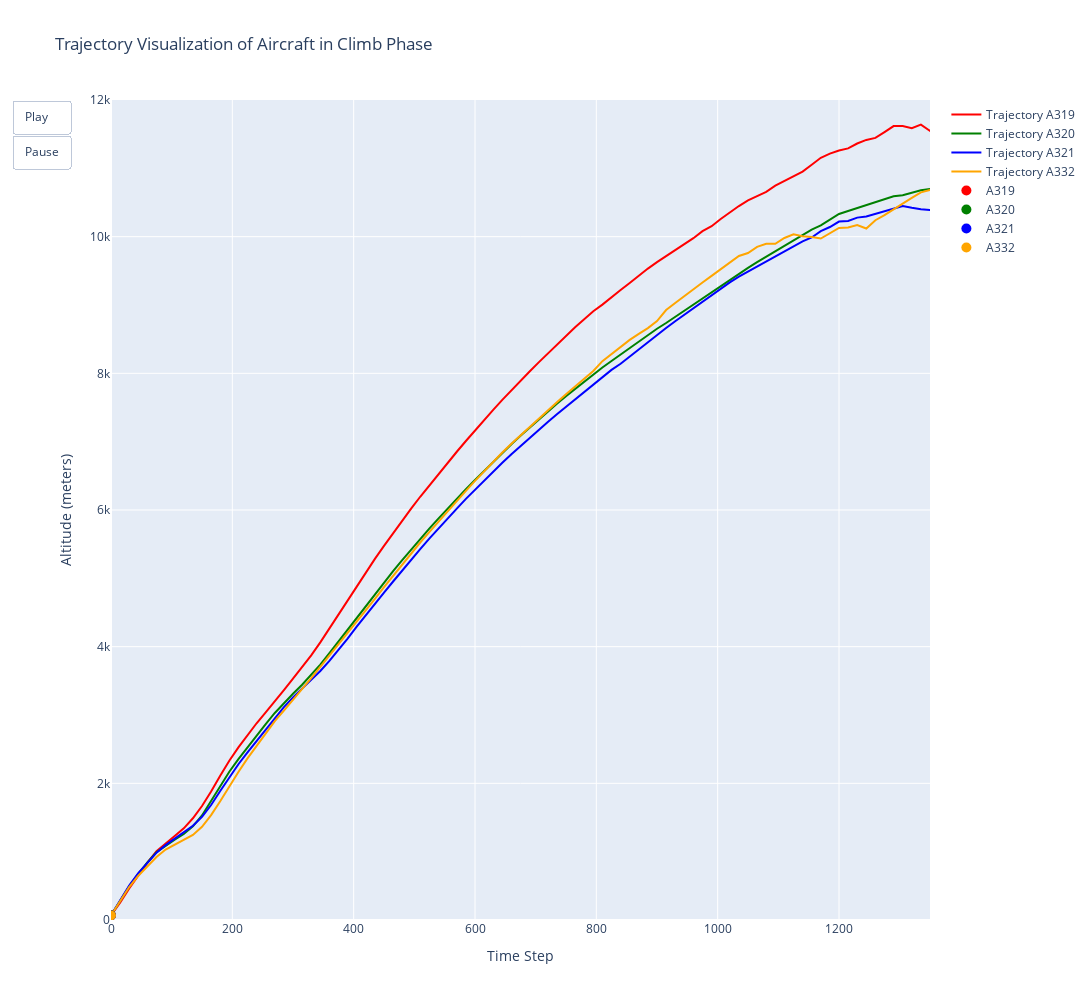

The notebook cell saved with this chart:
### Code cell
import numpy as np
import plotly.graph_objects as go
import pandas as pd

# Create frames for the animation using different trajectories
frames = [
    go.Frame(data=[
        go.Scatter(x=a319_df['timestep'], y=a319_df['baroaltitude'], mode='lines', line=dict(color='red'), name='Trajectory A319'),  # Red line for trajectory 1
        go.Scatter(x=a320_df['timestep'], y=a320_df['baroaltitude'], mode='lines', line=dict(color='green'), name='Trajectory A320'),  # Green line for trajectory 2
        go.Scatter(x=a321_df['timestep'], y=a321_df['baroaltitude'], mode='lines', line=dict(color='blue'), name='Trajectory A321'),  # Blue line for trajectory 3
        go.Scatter(x=a332_df['timestep'], y=a332_df['baroaltitude'], mode='lines', line=dict(color='orange'), name='Trajectory A332'),  # Yellow line for trajectory 4
        go.Scatter(x=[a319_df['timestep'][i]], y=[a319_df['baroaltitude'][i]], mode='markers', marker=dict(color='red', size=10), name='A319'),  # Yellow circle for trajectory 1
        go.Scatter(x=[a320_df['timestep'][i]], y=[a320_df['baroaltitude'][i]], mode='markers', marker=dict(color='green', size=10), name='A320'),  # Orange circle for trajectory 2
        go.Scatter(x=[a321_df['timestep'][i]], y=[a321_df['baroaltitude'][i]], mode='markers', marker=dict(color='blue', size=10), name='A321'),  # Purple circle for trajectory 3
        go.Scatter(x=[a332_df['timestep'][i]], y=[a332_df['baroaltitude'][i]], mode='markers', marker=dict(color='orange', size=10), name='A332')  # Purple circle for trajectory 3
    ]) for i in range(len(a319_df['timestep']))
]

# Create the figure
fig = go.Figure(
    data=[
        go.Scatter(x=a319_df['timestep'], y=a319_df['baroaltitude'], mode='lines', line=dict(color='red'), name='Trajectory A319'),  # Initial red line
        go.Scatter(x=a320_df['timestep'], y=a320_df['baroaltitude'], mode='lines', line=dict(color='green'), name='Trajectory A320'),  # Initial green line
        go.Scatter(x=a321_df['timestep'], y=a321_df['baroaltitude'], mode='lines', line=dict(color='blue'), name='Trajectory A321'),  # Initial blue line
        go.Scatter(x=a332_df['timestep'], y=a332_df['baroaltitude'], mode='lines', line=dict(color='orange'), name='Trajectory A332'),  # Initial blue line
        go.Scatter(x=[a319_df['timestep'][0]], y=[a319_df['baroaltitude'][0]], mode='markers', marker=dict(color='red', size=10), name='A319'),  # Initial yellow circle
        go.Scatter(x=[a320_df['timestep'][0]], y=[a320_df['baroaltitude'][0]], mode='markers', marker=dict(color='green', size=10), name='A320'),  # Initial orange circle
        go.Scatter(x=[a321_df['timestep'][0]], y=[a321_df['baroaltitude'][0]], mode='markers', marker=dict(color='blue', size=10), name='A321'),  # Initial purple circle
        go.Scatter(x=[a332_df['timestep'][0]], y=[a332_df['baroaltitude'][0]], mode='markers', marker=dict(color='orange', size=10), name='A332')  # Initial purple circle
    ],
    layout=go.Layout(
        title='Trajectory Visualization of Aircraft in Climb Phase',
        width=1400,  # Adjust the width of the canvas
        height=1000,  # Adjust the height of the canvas to stretch vertically
        xaxis=dict(title='Time Step', range=[0, 1350], autorange=False),
        yaxis=dict(title='Altitude (meters)', range=[0, 12000], autorange=False),
        updatemenus=[dict(type='buttons', showactive=False,
                          buttons=[
                              dict(label='Play',
                                   method='animate',
                                   args=[None, dict(frame=dict(duration=200, redraw=True), fromcurrent=True)]),
                              dict(label='Pause',
                                   method='animate',
                                   args=[[None], dict(frame=dict(duration=0, redraw=False), mode='immediate')])
                          ])]
    ),
    frames=frames
)

# Show the plot
fig.show()

### Figure 1 — Plotly figure (JSON) as saved in the notebook; plotly's stock layout.template omitted (floating-point values rounded to 4 significant figures)
{"data": [{"line": {"color": "red"}, "mode": "lines", "name": "Trajectory A319", "type": "scatter", "x": [0, 15, 30, 45, 60, 75, 90, 105, 120, 135, 150, 165, 180, 195, 210, 225, 240, 255, 270, 285, 300, 315, 330, 345, 360, 375, 390, 405, 420, 435, 450, 465, 480, 495, 510, 525, 540, 555, 570, 585, 600, 615, 630, 645, 660, 675, 690, 705, 720, 735, 750, 765, 780, 795, 810, 825, 840, 855, 870, 885, 900, 915, 930, 945, 960, 975, 990, 1005, 1020, 1035, 1050, 1065, 1080, 1095, 1110, 1125, 1140, 1155, 1170, 1185, 1200, 1215, 1230, 1245, 1260, 1275, 1290, 1305, 1320, 1335, 1350, 1365, 1380, 1395, 1410, 1425, 1440, 1455, 1470, 1485, 1500, 1515], "y": [68.83, 254.6, 460.9, 654.1, 840.3, 1005.0, 1122.0, 1229.0, 1341.0, 1489.0, 1668.0, 1879.0, 2112.0, 2330.0, 2525.0, 2705.0, 2879.0, 3039.0, 3197.0, 3365.0, 3531.0, 3696.0, 3873.0, 4063.0, 4268.0, 4476.0, 4682.0, 4885.0, 5086.0, 5284.0, 5475.0, 5663.0, 5846.0, 6024.0, 6197.0, 6364.0, 6528.0, 6692.0, 6852.0, 7009.0, 7166.0, 7318.0, 7466.0, 7612.0, 7753.0, 7892.0, 8027.0, 8160.0, 8292.0, 8420.0, 8548.0, 8675.0, 8792.0, 8909.0, 9005.0, 9118.0, 9218.0, 9323.0, 9432.0, 9533.0, 9627.0, 9715.0, 9799.0, 9896.0, 9978.0, 10080.0, 10150.0, 10260.0, 10360.0, 10450.0, 10530.0, 10600.0, 10660.0, 10750.0, 10810.0, 10880.0, 10950.0, 11050.0, 11150.0, 11210.0, 11260.0, 11290.0, 11360.0, 11420.0, 11450.0, 11530.0, 11620.0, 11620.0, 11590.0, 11640.0, 11550.0, 11620.0, 11690.0, 11750.0, 11580.0, 11610.0, 11660.0, 11720.0, 11770.0, 11800.0, 11830.0, 11870.0]}, {"line": {"color": "green"}, "mode": "lines", "name": "Trajectory A320", "type": "scatter", "x": [0, 15, 30, 45, 60, 75, 90, 105, 120, 135, 150, 165, 180, 195, 210, 225, 240, 255, 270, 285, 300, 315, 330, 345, 360, 375, 390, 405, 420, 435, 450, 465, 480, 495, 510, 525, 540, 555, 570, 585, 600, 615, 630, 645, 660, 675, 690, 705, 720, 735, 750, 765, 780, 795, 810, 825, 840, 855, 870, 885, 900, 915, 930, 945, 960, 975, 990, 1005, 1020, 1035, 1050, 1065, 1080, 1095, 1110, 1125, 1140, 1155, 1170, 1185, 1200, 1215, 1230, 1245, 1260, 1275, 1290, 1305, 1320, 1335, 1350, 1365, 1380, 1395, 1410, 1425, 1440, 1455, 1470, 1485, 1500, 1515, 1530, 1545, 1560, 1575, 1590, 1605, 1620, 1635, 1650, 1665, 1680, 1695, 1710], "y": [68.32, 278.5, 491.4, 673.7, 841.7, 990.8, 1089.0, 1176.0, 1258.0, 1371.0, 1529.0, 1741.0, 1965.0, 2169.0, 2354.0, 2530.0, 2700.0, 2867.0, 3030.0, 3177.0, 3311.0, 3443.0, 3584.0, 3738.0, 3904.0, 4077.0, 4253.0, 4430.0, 4604.0, 4776.0, 4943.0, 5107.0, 5267.0, 5424.0, 5579.0, 5730.0, 5878.0, 6024.0, 6166.0, 6304.0, 6440.0, 6573.0, 6705.0, 6835.0, 6962.0, 7086.0, 7206.0, 7325.0, 7441.0, 7556.0, 7667.0, 7773.0, 7881.0, 7983.0, 8085.0, 8181.0, 8275.0, 8378.0, 8468.0, 8556.0, 8652.0, 8737.0, 8828.0, 8919.0, 9005.0, 9092.0, 9183.0, 9271.0, 9365.0, 9453.0, 9543.0, 9627.0, 9707.0, 9786.0, 9866.0, 9951.0, 10030.0, 10100.0, 10170.0, 10250.0, 10330.0, 10380.0, 10420.0, 10470.0, 10510.0, 10560.0, 10590.0, 10610.0, 10650.0, 10680.0, 10700.0, 10720.0, 10730.0, 10740.0, 10740.0, 10740.0, 10770.0, 10800.0, 10800.0, 10850.0, 10900.0, 10940.0, 10940.0, 11000.0, 10990.0, 11050.0, 10990.0, 11100.0, 11120.0, 11090.0, 11160.0, 10490.0, 10540.0, 10590.0, 10610.0]}, {"line": {"color": "blue"}, "mode": "lines", "name": "Trajectory A321", "type": "scatter", "x": [0, 15, 30, 45, 60, 75, 90, 105, 120, 135, 150, 165, 180, 195, 210, 225, 240, 255, 270, 285, 300, 315, 330, 345, 360, 375, 390, 405, 420, 435, 450, 465, 480, 495, 510, 525, 540, 555, 570, 585, 600, 615, 630, 645, 660, 675, 690, 705, 720, 735, 750, 765, 780, 795, 810, 825, 840, 855, 870, 885, 900, 915, 930, 945, 960, 975, 990, 1005, 1020, 1035, 1050, 1065, 1080, 1095, 1110, 1125, 1140, 1155, 1170, 1185, 1200, 1215, 1230, 1245, 1260, 1275, 1290, 1305, 1320, 1335, 1350, 1365, 1380, 1395, 1410, 1425, 1440, 1455, 1470, 1485, 1500, 1515, 1530, 1545, 1560, 1575, 1590, 1605], "y": [66.38, 282.7, 502.4, 684.5, 841.1, 985.1, 1095.0, 1188.0, 1279.0, 1379.0, 1508.0, 1682.0, 1888.0, 2092.0, 2280.0, 2452.0, 2617.0, 2783.0, 2952.0, 3115.0, 3258.0, 3383.0, 3509.0, 3645.0, 3792.0, 3951.0, 4119.0, 4292.0, 4464.0, 4631.0, 4792.0, 4954.0, 5116.0, 5276.0, 5431.0, 5584.0, 5733.0, 5877.0, 6021.0, 6163.0, 6298.0, 6431.0, 6562.0, 6690.0, 6816.0, 6938.0, 7057.0, 7175.0, 7289.0, 7401.0, 7510.0, 7623.0, 7730.0, 7835.0, 7943.0, 8050.0, 8141.0, 8247.0, 8354.0, 8459.0, 8563.0, 8663.0, 8762.0, 8859.0, 8943.0, 9046.0, 9140.0, 9235.0, 9331.0, 9415.0, 9490.0, 9561.0, 9634.0, 9705.0, 9786.0, 9863.0, 9932.0, 9988.0, 10080.0, 10140.0, 10220.0, 10230.0, 10280.0, 10290.0, 10330.0, 10370.0, 10400.0, 10450.0, 10420.0, 10400.0, 10390.0, 10350.0, 10370.0, 10400.0, 10440.0, 10380.0, 10310.0, 9994.0, 10070.0, 10160.0, 10230.0, 10090.0, 9632.0, 9716.0, 9800.0, 9876.0, 9936.0, 9998.0]}, {"line": {"color": "orange"}, "mode": "lines", "name": "Trajectory A332", "type": "scatter", "x": [0, 15, 30, 45, 60, 75, 90, 105, 120, 135, 150, 165, 180, 195, 210, 225, 240, 255, 270, 285, 300, 315, 330, 345, 360, 375, 390, 405, 420, 435, 450, 465, 480, 495, 510, 525, 540, 555, 570, 585, 600, 615, 630, 645, 660, 675, 690, 705, 720, 735, 750, 765, 780, 795, 810, 825, 840, 855, 870, 885, 900, 915, 930, 945, 960, 975, 990, 1005, 1020, 1035, 1050, 1065, 1080, 1095, 1110, 1125, 1140, 1155, 1170, 1185, 1200, 1215, 1230, 1245, 1260, 1275, 1290, 1305, 1320, 1335, 1350, 1365, 1380, 1395, 1410, 1425, 1440, 1455, 1470, 1485, 1500, 1515, 1530, 1545, 1560, 1575, 1590, 1605, 1620, 1635, 1650, 1665, 1680, 1695, 1710, 1725, 1740, 1755, 1770], "y": [66.59, 281.5, 482.7, 648.6, 790.0, 921.2, 1032.0, 1101.0, 1163.0, 1245.0, 1363.0, 1535.0, 1737.0, 1955.0, 2167.0, 2366.0, 2552.0, 2735.0, 2909.0, 3064.0, 3219.0, 3377.0, 3539.0, 3705.0, 3868.0, 4031.0, 4197.0, 4359.0, 4528.0, 4700.0, 4870.0, 5038.0, 5209.0, 5373.0, 5528.0, 5680.0, 5833.0, 5984.0, 6130.0, 6280.0, 6426.0, 6567.0, 6706.0, 6840.0, 6969.0, 7094.0, 7214.0, 7336.0, 7457.0, 7578.0, 7696.0, 7811.0, 7924.0, 8035.0, 8178.0, 8284.0, 8388.0, 8489.0, 8577.0, 8662.0, 8766.0, 8926.0, 9030.0, 9133.0, 9233.0, 9330.0, 9425.0, 9523.0, 9617.0, 9717.0, 9761.0, 9850.0, 9895.0, 9895.0, 9981.0, 10030.0, 10010.0, 9995.0, 9973.0, 10050.0, 10130.0, 10130.0, 10170.0, 10120.0, 10240.0, 10320.0, 10400.0, 10490.0, 10570.0, 10650.0, 10690.0, 10770.0, 10710.0, 10590.0, 10560.0, 10600.0, 10640.0, 10710.0, 10750.0, 10780.0, 10850.0, 10910.0, 10790.0, 10720.0, 10740.0, 10670.0, 10740.0, 10810.0, 10770.0, 10820.0, 11480.0, 11540.0, 11250.0, 11310.0, 11350.0, 11410.0, 11450.0, 11510.0, 11550.0]}, {"marker": {"color": "red", "size": 10}, "mode": "markers", "name": "A319", "type": "scatter", "x": [0], "y": [68.83]}, {"marker": {"color": "green", "size": 10}, "mode": "markers", "name": "A320", "type": "scatter", "x": [0], "y": [68.32]}, {"marker": {"color": "blue", "size": 10}, "mode": "markers", "name": "A321", "type": "scatter", "x": [0], "y": [66.38]}, {"marker": {"color": "orange", "size": 10}, "mode": "markers", "name": "A332", "type": "scatter", "x": [0], "y": [66.59]}], "layout": {"height": 1000, "title": {"text": "Trajectory Visualization of Aircraft in Climb Phase"}, "updatemenus": [{"buttons": [{"args": [null, {"frame": {"duration": 200, "redraw": true}, "fromcurrent": true}], "label": "Play", "method": "animate"}, {"args": [[null], {"frame": {"duration": 0, "redraw": false}, "mode": "immediate"}], "label": "Pause", "method": "animate"}], "showactive": false, "type": "buttons"}], "width": 1400, "xaxis": {"autorange": false, "range": [0, 1350], "title": {"text": "Time Step"}}, "yaxis": {"autorange": false, "range": [0, 12000], "title": {"text": "Altitude (meters)"}}}}
